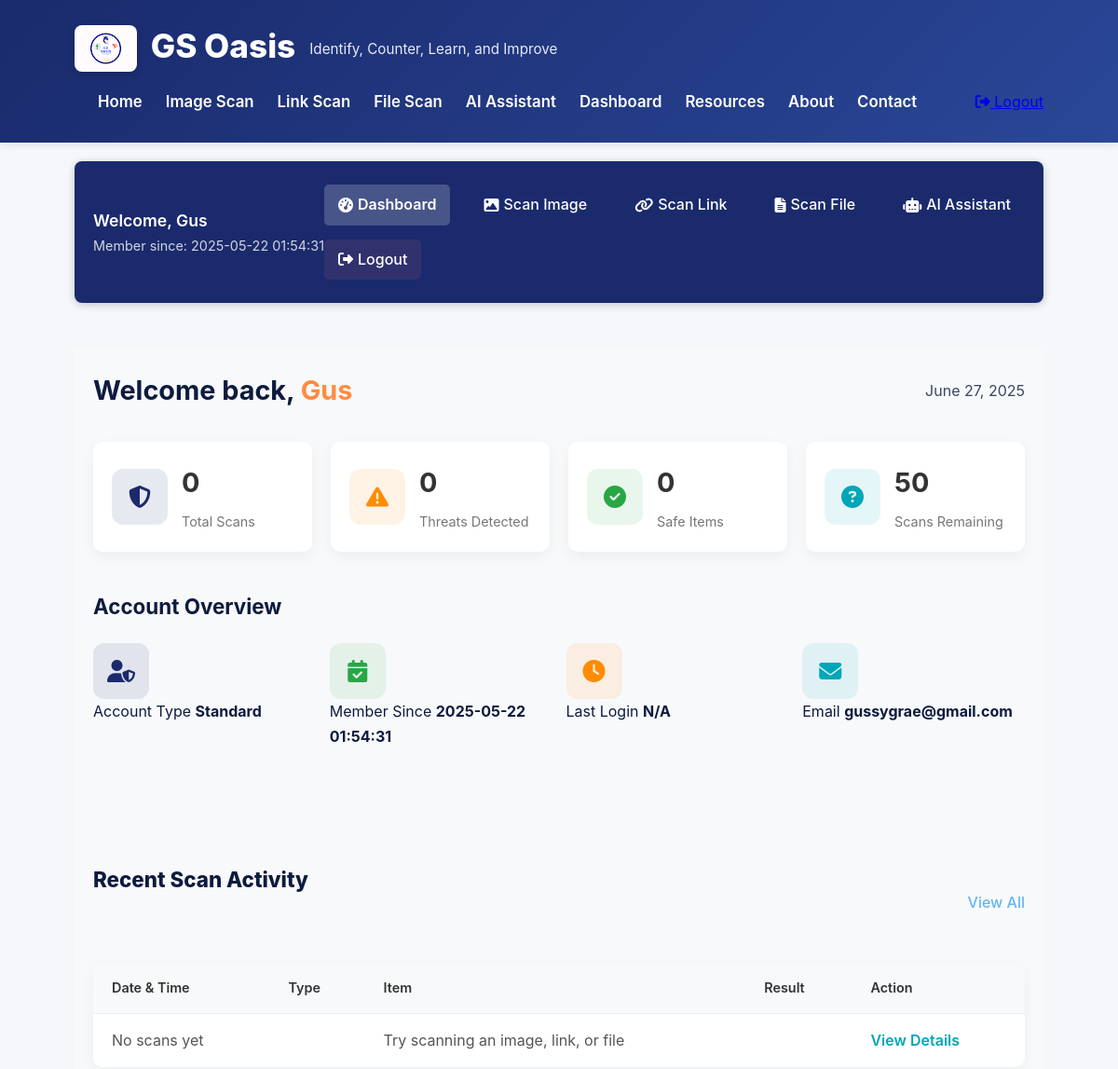
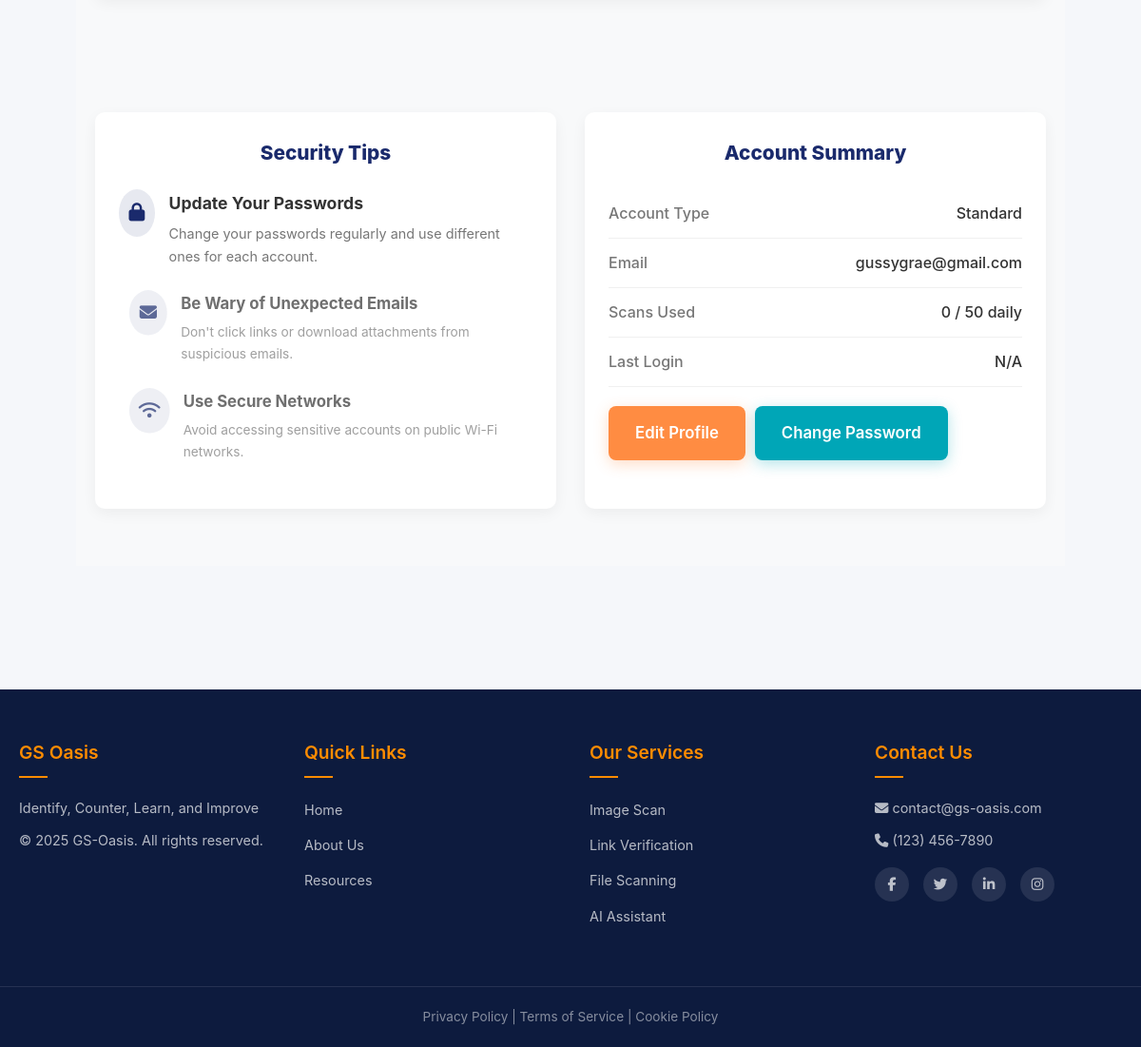
The app's page /dashboard (signed in) with its own data (2 pictures, top to bottom).
### tables this page shows
CREATE TABLE users (
                id INTEGER PRIMARY KEY AUTOINCREMENT,
                username TEXT UNIQUE NOT NULL,
                email TEXT NOT NULL,
                password TEXT NOT NULL
            , created_at TEXT, last_login TEXT, account_type TEXT);

### gs-oasis/app.py (the view, shortened to what this page needs)
@app.route('/dashboard')
@login_required
def dashboard():
    username = session.get('username')
    with sqlite3.connect('database.db') as conn:
        cursor = conn.cursor()
        cursor.execute("PRAGMA table_info(users)")
        columns = [col[1] for col in cursor.fetchall()]
        select_fields = ["email"]
        if 'created_at' in columns:
            select_fields.append('created_at')
        if 'last_login' in columns:
            select_fields.append('last_login')
        query = f"SELECT {', '.join(select_fields)} FROM users WHERE username = ?"
        try:
            cursor.execute(query, (username,))
            user_data = cursor.fetchone()
            if user_data:
                email = user_data[0]
                join_date = "N/A"
                last_login = "N/A"
                field_index = 1
                if 'created_at' in columns and len(user_data) > field_index:
                    join_date = user_data[field_index] if user_data[field_index] else "N/A"
                    field_index += 1
                if 'last_login' in columns and len(user_data) > field_index:
                    last_login = user_data[field_index] if user_data[field_index] else "N/A"
            else:
                email = "N/A"
                join_date = "N/A"
                last_login = "N/A"
        except sqlite3.Error as e:
            print(f"Database error: {str(e)}")
            email = "N/A"
            join_date = "N/A"
            last_login = "N/A"
        user_id = session.get('user_id')
        try:
            cursor.execute("SELECT COUNT(*) FROM scan_history WHERE user_id = ?", (user_id,))
            scan_count = cursor.fetchone()[0] or 0
            cursor.execute("SELECT COUNT(*) FROM scan_history WHERE user_id = ? AND result LIKE '%suspicious%' OR result LIKE '%danger%' OR result LIKE '%scam%'", (user_id,))
            threat_count = cursor.fetchone()[0] or 0
            cursor.execute("SELECT COUNT(*) FROM scan_history WHERE user_id = ? AND result LIKE '%safe%'", (user_id,))
            safe_count = cursor.fetchone()[0] or 0
            daily_limit = 50  # Could make this dynamic based on account type
            remaining_scans = daily_limit - scan_count if scan_count < daily_limit else 0
        except sqlite3.Error as e:
            print(f"Error fetching scan statistics: {e}")
            scan_count = 0
            threat_count = 0
            safe_count = 0
            remaining_scans = 50
        current_date = time.strftime("%B %d, %Y")
        recent_activities = []
        try:
            cursor.execute("""
                SELECT scan_date, scan_type, scan_item, result
                FROM scan_history
                WHERE user_id = ?
                ORDER BY scan_date DESC LIMIT 10
            """, (user_id,))
            history_items = cursor.fetchall()
            if not recent_activities:
                recent_activities = [{
                    "date": "No scans yet",
                    "type": "none",
                    "item": "Try scanning an image, link, or file",
                    "result": "none"
                }]
        except sqlite3.Error as e:
            print(f"Error fetching scan history: {e}")
            recent_activities = [{
                "date": "No scan history available",
                "type": "none",
                "item": "Database error occurred",
                "result": "none"
            }]
    return render_template('dashboard.html',
                          username=username,
                          email=email,
                          join_date=join_date,
                          current_date=current_date,
                          scan_count=scan_count,
                          threat_count=threat_count,
                          safe_count=safe_count,
                          remaining_scans=remaining_scans,
                          last_login=last_login,
                          recent_activities=recent_activities)

### gs-oasis/app.py (called while the page is built)
def login_required(f):
    @wraps(f)
    def wrapper(*args, **kwargs):
        if 'user_id' not in session:
            flash('You need to log in to access this page.', 'warning')
            return redirect(url_for('login'))
        return f(*args, **kwargs)
    return wrapper

### gs-oasis/templates/dashboard.html (shortened to what this page needs)
{% extends 'base.html' %}
{% block content %}
<div class="dashboard-container">
    <div class="dashboard-topnav">
        <div class="user-info">
            <span class="welcome-message">Welcome, {{ username }}</span>
            <span class="member-since">Member since: {{ join_date }}</span>
        </div>
        <nav class="top-nav">
            <a href="{{ url_for('dashboard') }}" class="active"><i class="fas fa-tachometer-alt"></i> Dashboard</a>
            <a href="{{ url_for('scan_image') }}"><i class="fas fa-image"></i> Scan Image</a>
            <a href="{{ url_for('scan_link') }}"><i class="fas fa-link"></i> Scan Link</a>
            <a href="{{ url_for('scan_file') }}"><i class="fas fa-file-alt"></i> Scan File</a>
            <a href="{{ url_for('ai_assistant') }}"><i class="fas fa-robot"></i> AI Assistant</a>
            <a href="{{ url_for('logout') }}" class="logout-btn"><i class="fas fa-sign-out-alt"></i> Logout</a>
        </nav>
    </div>
    <div class="dashboard-main">
        <div class="dashboard-header">
            <h1>Welcome back, <span class="highlight">{{ username }}</span></h1>
            <div class="date">{{ current_date }}</div>
        </div>
        <div class="stats-overview">
            <div class="stat-card">
                <div class="stat-icon">
                    <i class="fas fa-shield-alt"></i>
                </div>
                <div class="stat-details">
                    <h3>{{ scan_count }}</h3>
                    <p>Total Scans</p>
                </div>
            </div>
            <div class="stat-card">
                <div class="stat-icon warning">
                    <i class="fas fa-exclamation-triangle"></i>
                </div>
                <div class="stat-details">
                    <h3>{{ threat_count }}</h3>
                    <p>Threats Detected</p>
                </div>
            </div>
            <div class="stat-card">
                <div class="stat-icon success">
                    <i class="fas fa-check-circle"></i>
                </div>
                <div class="stat-details">
                    <h3>{{ safe_count }}</h3>
                    <p>Safe Items</p>
                </div>
            </div>
            <div class="stat-card">
                <div class="stat-icon info">
                    <i class="fas fa-question-circle"></i>
                </div>
                <div class="stat-details">
                    <h3>{{ remaining_scans }}</h3>
                    <p>Scans Remaining</p>
                </div>
            </div>
        </div>
        <div class="quick-actions">
            <h2>Account Overview</h2>
            <div class="action-buttons">
                <div class="account-stat">
                    <div class="stat-icon">
                        <i class="fas fa-user-shield"></i>
                    </div>
                    <div class="stat-info">
                        <span>Account Type</span>
                        <strong>Standard</strong>
                    </div>
                </div>
                <div class="account-stat">
                    <div class="stat-icon success">
                        <i class="fas fa-calendar-check"></i>
                    </div>
                    <div class="stat-info">
                        <span>Member Since</span>
                        <strong>{{ join_date }}</strong>
                    </div>
                </div>
                <div class="account-stat">
                    <div class="stat-icon warning">
                        <i class="fas fa-clock"></i>
                    </div>
                    <div class="stat-info">
                        <span>Last Login</span>
                        <strong>{{ last_login }}</strong>
                    </div>
                </div>
                <div class="account-stat">
                    <div class="stat-icon info">
                        <i class="fas fa-envelope"></i>
                    </div>
                    <div class="stat-info">
                        <span>Email</span>
                        <strong>{{ email }}</strong>
                    </div>
                </div>
            </div>
        </div>
        <section id="history" class="recent-activity">
            <div class="section-header">
                <h2>Recent Scan Activity</h2>
                <a href="#" class="view-all">View All</a>
            </div>
            <div class="activity-table">
                <table>
                    <thead>
                        <tr>
                            <th>Date & Time</th>
                            <th>Type</th>
                            <th>Item</th>
                            <th>Result</th>
                            <th>Action</th>
                        </tr>
                    </thead>
                    <tbody>
                        {% for activity in recent_activities %}
                        <tr>
                            <td>{{ activity.date }}</td>
                            <td>
                            </td>
                            <td>{{ activity.item }}</td>
                            <td>
                            </td>
                            <td><a href="#" class="btn-text">View Details</a></td>
                        </tr>
                        {% endfor %}
                    </tbody>
                </table>
            </div>
        </section>
        <div class="dashboard-row">
            <section id="security" class="security-tips">
                <h2>Security Tips</h2>
                <div class="tip-list">
                    <div class="tip-item">
                        <div class="tip-icon"><i class="fas fa-lock"></i></div>
                        <div class="tip-content">
                            <h3>Update Your Passwords</h3>
                            <p>Change your passwords regularly and use different ones for each account.</p>
                        </div>
                    </div>
                    <div class="tip-item">
                        <div class="tip-icon"><i class="fas fa-envelope"></i></div>
                        <div class="tip-content">
                            <h3>Be Wary of Unexpected Emails</h3>
                            <p>Don't click links or download attachments from suspicious emails.</p>
                        </div>
                    </div>
                    <div class="tip-item">
                        <div class="tip-icon"><i class="fas fa-wifi"></i></div>
                        <div class="tip-content">
                            <h3>Use Secure Networks</h3>
                            <p>Avoid accessing sensitive accounts on public Wi-Fi networks.</p>
                        </div>
                    </div>
                </div>
            </section>
            <section id="settings" class="account-summary">
                <h2>Account Summary</h2>
                <div class="account-details">
                    <div class="detail-row">
                        <div class="detail-label">Account Type</div>
                        <div class="detail-value">Standard</div>
                    </div>
                    <div class="detail-row">
                        <div class="detail-label">Email</div>
                        <div class="detail-value">{{ email }}</div>
                    </div>
                    <div class="detail-row">
                        <div class="detail-label">Scans Used</div>
                        <div class="detail-value">{{ scan_count }} / 50 daily</div>
                    </div>
                    <div class="detail-row">
                        <div class="detail-label">Last Login</div>
                        <div class="detail-value">{{ last_login }}</div>
                    </div>
                    <div class="detail-buttons">
                        <a href="{{ url_for('edit_profile') }}" class="btn btn-primary">Edit Profile</a>
                        <a href="{{ url_for('change_password') }}" class="btn btn-secondary">Change Password</a>
                    </div>
                </div>
            </section>
        </div>
    </div>
</div>
{% endblock %}

### gs-oasis/static/css/dashboard.css (style rules this page uses)
.dashboard-container { display: flex; flex-direction: column; min-height: calc(100vh - 200px); position: relative; z-index: 1; }
.dashboard-topnav { background: var(--primary-color); color: #fff; padding: 15px 20px; display: flex; justify-content: space-between; align-items: center; flex-wrap: wrap; box-shadow: 0 2px 10px rgba(0,0,0,0.2); margin-bottom: 20px; border-radius: 8px; }
.user-info { display: flex; flex-direction: column; }
.welcome-message { font-size: 1.1rem; font-weight: 600; }
.member-since { font-size: 0.9rem; opacity: 0.8; }
.top-nav { display: flex; flex-wrap: wrap; align-items: center; gap: 15px; }
.top-nav a { color: white; text-decoration: none; padding: 8px 15px; border-radius: 5px; font-size: 1rem; font-weight: 500; transition: background-color 0.3s ease; display: flex; align-items: center; }
.top-nav a i { margin-right: 5px; }
.top-nav a.active { background: rgba(255, 255, 255, 0.2); font-weight: 600; }
.top-nav .logout-btn { background: rgba(255, 118, 117, 0.1); color: #fff; }
.dashboard-main { flex: 1; padding: 20px; background-color: #f8f9fa; width: 100%; box-sizing: border-box; margin-left: 0; }

### records on screen
users: username "Gus", created_at "2025-05-22 01:54:31", email "gussygrae@gmail.com"

### other values on screen
{{ current_date }} "June 27, 2025"
{{ scan_count }} "0"
{{ threat_count }} "0"
{{ safe_count }} "0"
{{ remaining_scans }} "50"
{{ last_login }} "N/A"
{{ activity.date }} "No scans yet"
{{ activity.item }} "Try scanning an image, link, or file"
